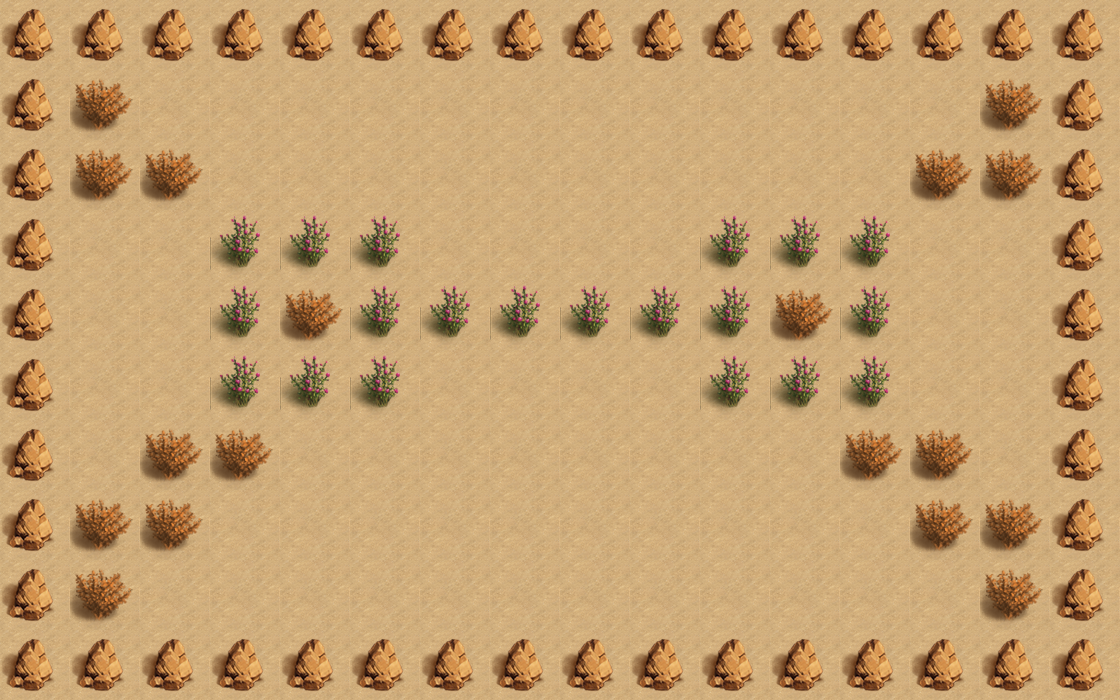

A 2D game scene composited from a Tiled map and its tileset images. What follows is a short description and the map's XML, with each tile layer's data collapsed to a summary:
An orthogonal 16x10 tile map with 70x70 px tiles, 2 tile layers (bgLayer, walkLayer) and 12 objects (player, key, exit, box_1, box_2, ...).

<map version="1.0" orientation="orthogonal" renderorder="right-down" width="16" height="10" tilewidth="70" tileheight="70" nextobjectid="16">
 <tileset firstgid="1" name="map" tilewidth="70" tileheight="70" tilecount="4">
  <image source="map.png" width="140" height="140" />
 </tileset>
 <layer name="bgLayer" width="16" height="10">
  <data>[160 cells, 160 non-empty, 1 distinct tile ids]</data>
 </layer>
 <objectgroup name="object0">
  <object id="1" name="player" x="490" y="140" width="70" height="70">
   <properties>
    <property name="hp" value="390" />
   </properties>
  </object>
 </objectgroup>
 <layer name="walkLayer" width="16" height="10">
  <data>[160 cells, 86 non-empty, 3 distinct tile ids]</data>
 </layer>
 <objectgroup name="object1">
  <object id="3" name="key" x="490" y="350" width="70" height="70" />
  <object id="4" name="exit" x="490" y="70" width="70" height="70" />
 </objectgroup>
 <objectgroup name="object2">
  <object id="5" name="box_1" x="490" y="210" width="70" height="70" />
  <object id="8" name="box_2" x="770" y="490" width="70" height="70" />
  <object id="9" name="box_3" x="280" y="490" width="70" height="70" />
 </objectgroup>
 <objectgroup name="object3">
  <object id="10" name="trap_0" x="210" y="140" width="70" height="70" />
  <object id="11" name="trap_3" x="910" y="560" width="70" height="70" />
  <object id="12" name="trap_2" x="140" y="560" width="70" height="70" />
  <object id="13" name="trap_1" x="840" y="140" width="70" height="70" />
 </objectgroup>
 <objectgroup name="object5">
  <object id="14" name="transfer0_0" x="280" y="70" width="70" height="70" />
  <object id="15" name="transfer1_0" x="490" y="490" width="70" height="70" />
 </objectgroup>
</map>
